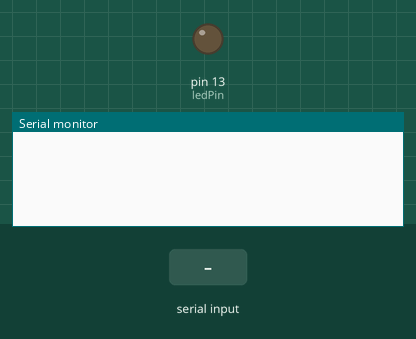
This sketch was run on a simulated Arduino Uno, built with avr-gcc and run on an emulated ATmega328P. Parts: output pins drawn as LEDs (lit = HIGH), the last lines printed to the serial monitor. The test bench sets the inputs (shaded band).

Above: at 1.2 s.
1.3 s: "a,1\n" received over Serial
At 2.8 s:
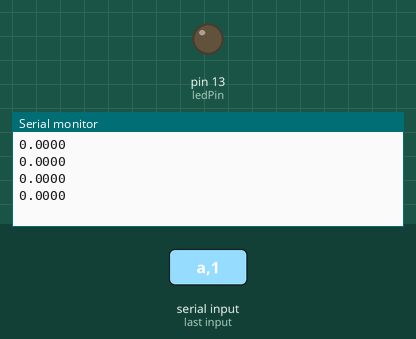
3.8 s: "90,45,200\n" received over Serial
At 6.0 s:
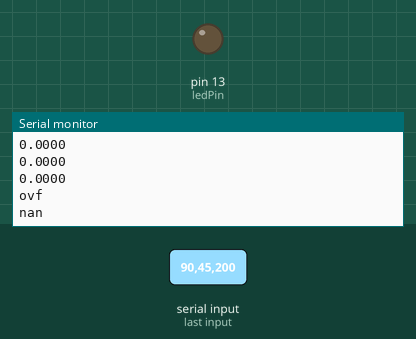

Measured:
- after the input at 1.3 s, the serial monitor: prints a new line after 1.0 s (image 1)
- after the input at 3.8 s, the serial monitor: prints a new line after 1.0 s (image 2)

The sketch:

SerialInfoTest.ino
```cpp
//Initialization
#define ledPin 13
String vals;

float* parseArray(char strInput[]) {
  const char delim[2] = ":";
  char * strtokIn;
  strtokIn = strtok(strInput, delim);
  if (strcmp(strtokIn, "a") == 0) {
    static float valsNew[6];
    valsNew[0] = 1;
    int i = 1;
    while (strtokIn != NULL) {
      strtokIn = strtok(NULL, delim);
      valsNew[i++] = atof(strtokIn);
    }
    return valsNew;
  }
}


void setup() {
  // put your setup code here, to run once:
  pinMode(ledPin, OUTPUT);
  Serial.begin(9600);
}

void loop() {
  vals = Serial.readString();
  float valsNew;

  if (vals != NULL) {
    char inputArray[vals.length() + 1];
    vals.toCharArray(inputArray, vals.length() + 1);
    float *forward_coeffs = parseArray(inputArray);
    Serial.println(*(forward_coeffs + 1), 4);
    Serial.println(*(forward_coeffs + 2), 4);
    Serial.println(*(forward_coeffs + 3), 4);
    Serial.println(*(forward_coeffs +4), 4);
    //numberOfElements = (sizeof(*received) / sizeof(*received
    //for (int i = 0; i<=3; i++){
      //Serial.println(*(received + (i+1)));
    //}

    /*if (*received == 1) {
      for (int i = 0; i <= 3; i++) {
        digitalWrite(ledPin, HIGH);
        delay(1000);
        digitalWrite(ledPin, LOW);
        delay(1000);
      }
    }*/
  }
}
```
